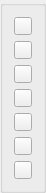
  <widget class="QGroupBox" name="LLegRibbonBox">
   <property name="geometry">
    <rect>
     <x>240</x>
     <y>350</y>
     <width>31</width>
     <height>171</height>
    </rect>
   </property>
   <layout class="QVBoxLayout" name="verticalLayout_2">
    <item>
     <widget class="QPushButton" name="LRibbonLeg1">
      <property name="minimumSize">
       <size>
        <width>18</width>
        <height>18</height>
       </size>
      </property>
      <property name="maximumSize">
       <size>
        <width>20</width>
        <height>20</height>
       </size>
      </property>
      <property name="text">
       <string/>
      </property>
     </widget>
    </item>
    <item>
     <widget class="QPushButton" name="LRibbonLeg2">
      <property name="minimumSize">
       <size>
        <width>18</width>
        <height>18</height>
       </size>
      </property>
      <property name="maximumSize">
       <size>
        <width>20</width>
        <height>20</height>
       </size>
      </property>
      <property name="text">
       <string/>
      </property>
     </widget>
    </item>
    <item>
     <widget class="QPushButton" name="LRibbonLeg3">
      <property name="minimumSize">
       <size>
        <width>18</width>
        <height>18</height>
       </size>
      </property>
      <property name="maximumSize">
       <size>
        <width>20</width>
        <height>20</height>
       </size>
      </property>
      <property name="text">
       <string/>
      </property>
     </widget>
    </item>
    <item>
     <widget class="QPushButton" name="LRibbonLeg4">
      <property name="minimumSize">
       <size>
        <width>18</width>
        <height>18</height>
       </size>
      </property>
      <property name="maximumSize">
       <size>
        <width>20</width>
        <height>20</height>
       </size>
      </property>
      <property name="text">
       <string/>
      </property>
     </widget>
    </item>
    <item>
     <widget class="QPushButton" name="LRibbonLeg5">
      <property name="minimumSize">
       <size>
        <width>18</width>
        <height>18</height>
       </size>
      </property>
      <property name="maximumSize">
       <size>
        <width>20</width>
        <height>20</height>
       </size>
      </property>
      <property name="text">
       <string/>
      </property>
     </widget>
    </item>
    <item>
     <widget class="QPushButton" name="LRibbonLeg6">
      <property name="minimumSize">
       <size>
        <width>18</width>
        <height>18</height>
       </size>
      </property>
      <property name="maximumSize">
       <size>
        <width>20</width>
        <height>20</height>
       </size>
      </property>
      <property name="text">
       <string/>
      </property>
     </widget>
    </item>
    <item>
     <widget class="QPushButton" name="LRibbonLeg7">
      <property name="minimumSize">
       <size>
        <width>18</width>
        <height>18</height>
       </size>
      </property>
      <property name="maximumSize">
       <size>
        <width>20</width>
        <height>20</height>
       </size>
      </property>
      <property name="text">
       <string/>
      </property>
     </widget>
    </item>
   </layout>
  </widget>
